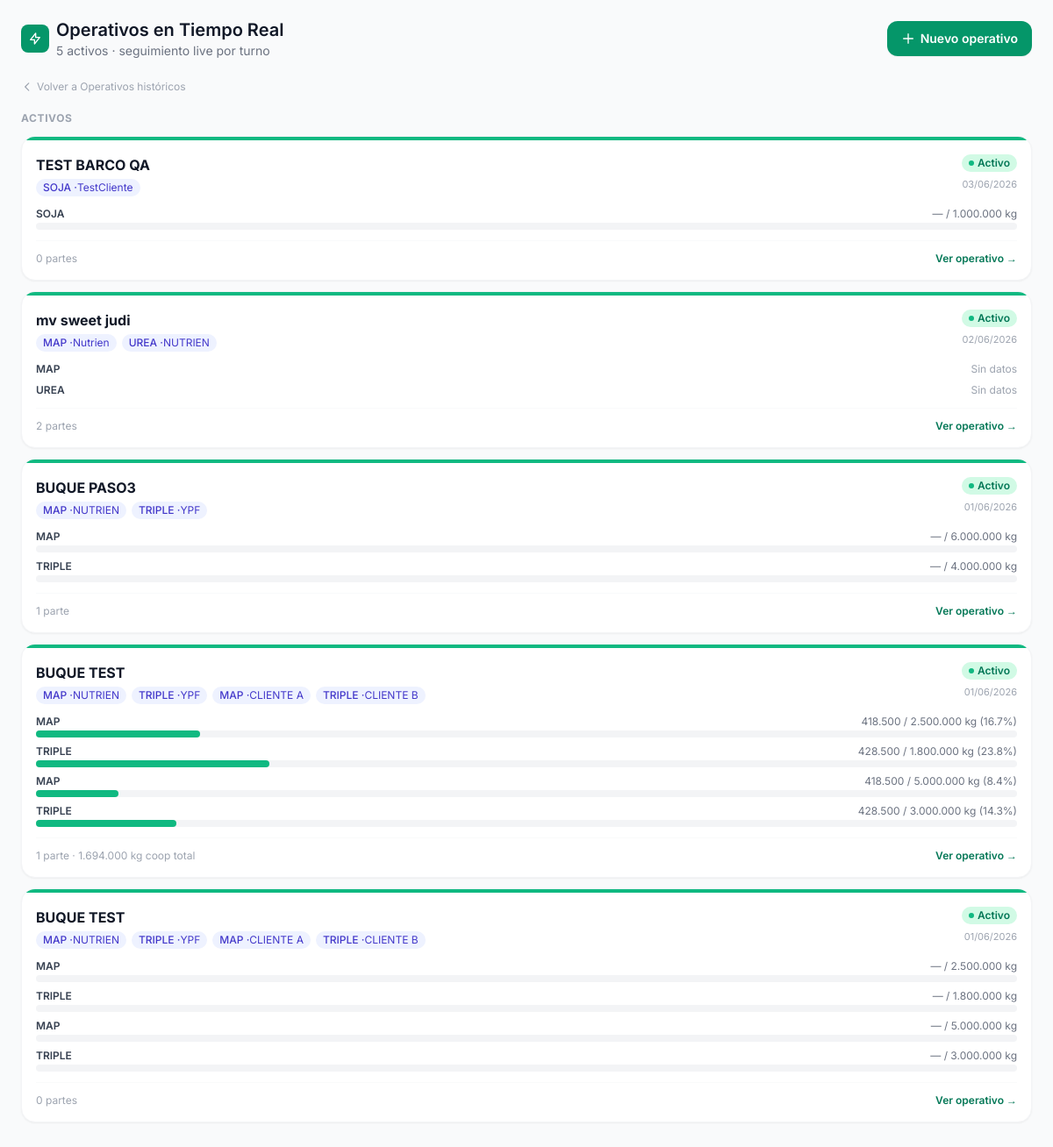
The page /operations/live (signed in) on the database its author committed.
### app/models_live.py (models this page shows)
class OperationLiveSession(Base):
    __tablename__ = "operation_live_sessions"
    id            = Column(Integer, primary_key=True, autoincrement=True)
    operation_id  = Column(
        Integer, ForeignKey("operations.id"), nullable=True, index=True
    )  # Fase 2: link a balanza. NULL en Fase 1.
    ship_name     = Column(String, nullable=False, index=True)
    status        = Column(String, nullable=False, default="active")
    created_at    = Column(DateTime, default=datetime.utcnow)
    finished_at   = Column(DateTime, nullable=True)
    created_by    = Column(String, nullable=True)   # nombre libre, sin FK a users
    closed_by     = Column(String, nullable=True)
    closing_notes = Column(Text, nullable=True)
    closed_at     = Column(DateTime, nullable=True)
    reconciled_at = Column(DateTime, nullable=True)
    products = relationship(
        "OperationLiveSessionProduct",
        back_populates="session",
        cascade="all, delete-orphan",
        order_by="OperationLiveSessionProduct.id",
    )
    shifts = relationship(
        "OperationLiveShift",
        back_populates="session",
        cascade="all, delete-orphan",
        order_by="OperationLiveShift.shift_number",
    )
    photos = relationship(
        "OperationLivePhoto",
        back_populates="session",
        cascade="all, delete-orphan",
        order_by="OperationLivePhoto.created_at",
        primaryjoin="OperationLivePhoto.session_id == OperationLiveSession.id",
    )
    invoices = relationship(
        "OperationLiveInvoice",
        back_populates="session",
        cascade="all, delete-orphan",
        order_by="OperationLiveInvoice.id",
    )
    reconciliations = relationship(
        "OperationLiveReconciliation",
        back_populates="session",
        cascade="all, delete-orphan",
        order_by="OperationLiveReconciliation.product",
    )

class OperationLiveSessionProduct(Base):
    __tablename__ = "operation_live_session_products"
    id            = Column(Integer, primary_key=True, autoincrement=True)
    session_id    = Column(
        Integer, ForeignKey("operation_live_sessions.id"), nullable=False, index=True
    )
    product       = Column(String, nullable=False)
    client        = Column(String, nullable=True)
    kg_contracted = Column(Integer, nullable=True)
    notes         = Column(Text, nullable=True)
    session = relationship("OperationLiveSession", back_populates="products")

### app/routers/operations_live.py (the view)
@router.get("", response_class=HTMLResponse)
async def list_live_sessions(
    request: Request,
    db: Session = Depends(get_db),
    current_user=Depends(require_role(*_LIVE_ROLES)),
):
    sessions_active = (
        db.query(OperationLiveSession)
        .filter(OperationLiveSession.status.in_(["active", "paused"]))
        .order_by(desc(OperationLiveSession.created_at))
        .all()
    )
    sessions_finished = (
        db.query(OperationLiveSession)
        .filter_by(status="finished")
        .order_by(desc(OperationLiveSession.finished_at))
        .limit(30)
        .all()
    )
    def _session_list_summary(session: OperationLiveSession) -> dict:
        all_shift_ids = [s.id for s in session.shifts]
        all_bodega_rows = (
            db.query(OperationLiveBodegaData)
            .filter(OperationLiveBodegaData.shift_id.in_(all_shift_ids))
            .all()
            if all_shift_ids else []
        )
        product_summaries = session_totals_by_product(
            all_bodega_rows, session.products
        )
        grand = session_grand_total(product_summaries)
        active_shift = next(
            (s for s in session.shifts if s.status == "open"), None
        )
        return {
            "product_summaries": product_summaries,
            "grand_total":       grand,
            "active_shift":      active_shift,
            "shift_count":       len(session.shifts),
        }
    active_summaries   = {s.id: _session_list_summary(s) for s in sessions_active}
    finished_summaries = {s.id: _session_list_summary(s) for s in sessions_finished}
    return templates.TemplateResponse(
        request,
        "operations/live/list.html",
        {
            "current_user":       current_user,
            "sessions_active":    sessions_active,
            "sessions_finished":  sessions_finished,
            "active_summaries":   active_summaries,
            "finished_summaries": finished_summaries,
        },
    )

### templates/operations/live/list.html (shortened to what this page needs)
{% extends "base.html" %}
{% block content %}
<div class="flex items-center justify-between mb-5">
  <div class="flex items-center gap-2">
    <span class="w-8 h-8 rounded-lg bg-emerald-600 flex items-center justify-center flex-shrink-0">
      <svg class="w-4 h-4 text-white" fill="none" stroke="currentColor" viewBox="0 0 24 24">
        <path stroke-linecap="round" stroke-linejoin="round" stroke-width="2"
          d="M13 10V3L4 14h7v7l9-11h-7z"/>
      </svg>
    </span>
    <div>
      <h1 class="text-xl font-semibold text-gray-900">Operativos en Tiempo Real</h1>
      <p class="text-sm text-gray-500">
        {{ sessions_active | length }} activo{% if sessions_active | length != 1 %}s{% endif %}
        · seguimiento live por turno
      </p>
    </div>
  </div>
  <a href="/operations/live/new"
    class="inline-flex items-center gap-1.5 bg-emerald-600 hover:bg-emerald-700 text-white text-sm font-semibold px-4 py-2.5 rounded-xl shadow-sm transition-colors">
    <svg class="w-4 h-4" fill="none" stroke="currentColor" viewBox="0 0 24 24">
      <path stroke-linecap="round" stroke-linejoin="round" stroke-width="2" d="M12 4v16m8-8H4"/>
    </svg>
    <span>Nuevo operativo</span>
  </a>
</div>
<a href="/operations" class="inline-flex items-center gap-1 text-xs text-gray-400 hover:text-gray-600 mb-5">
  <svg class="w-3.5 h-3.5" fill="none" stroke="currentColor" viewBox="0 0 24 24">
    <path stroke-linecap="round" stroke-linejoin="round" stroke-width="2" d="M15 19l-7-7 7-7"/>
  </svg>
  Volver a Operativos históricos
</a>
{% if sessions_active %}
<h2 class="text-xs font-bold text-gray-400 uppercase tracking-wider mb-3">Activos</h2>
<div class="space-y-3 mb-8">
  {% for session in sessions_active %}
  {% set summ = active_summaries[session.id] %}
  {% set grand = summ.grand_total %}
  <div class="bg-white rounded-2xl border border-gray-100 shadow-sm overflow-hidden">
    <div class="h-1 {% if session.status == 'active' %}bg-emerald-500{% else %}bg-amber-400{% endif %}"></div>
    <div class="p-4">
      <div class="flex items-start justify-between gap-3 mb-3">
        <div class="min-w-0">
          <a href="/operations/live/{{ session.id }}"
            class="text-base font-bold text-gray-900 hover:text-emerald-700 truncate block">
            {{ session.ship_name }}
          </a>
          <div class="flex flex-wrap gap-1.5 mt-1">
            {% for sp in session.products %}
            <span class="inline-flex items-center px-2 py-0.5 rounded-full text-xs font-medium bg-indigo-50 text-indigo-700">
              {{ sp.product }}{% if sp.client %} · <span class="font-normal">{{ sp.client }}</span>{% endif %}
            </span>
            {% endfor %}
          </div>
        </div>
        <div class="flex flex-col items-end gap-1.5 flex-shrink-0">
          {% if session.status == 'active' %}
          <span class="inline-flex items-center gap-1 px-2 py-0.5 rounded-full text-xs font-semibold bg-emerald-100 text-emerald-700">
            <span class="w-1.5 h-1.5 rounded-full bg-emerald-500 animate-pulse"></span>
            Activo
          </span>
          {% else %}
          <span class="inline-flex items-center gap-1 px-2 py-0.5 rounded-full text-xs font-semibold bg-amber-100 text-amber-700">
            <span class="w-1.5 h-1.5 rounded-full bg-amber-500"></span>
            Pausado
          </span>
          {% endif %}
          <span class="text-[11px] text-gray-400">{{ session.created_at | fmt_date }}</span>
        </div>
      </div>
      {% if summ.product_summaries %}
      <div class="space-y-2">
        {% for ps in summ.product_summaries %}
        <div>
          <div class="flex items-center justify-between text-xs mb-0.5">
            <span class="font-semibold text-gray-700">{{ ps.product }}</span>
            {% if ps.kg_contracted %}
            <span class="text-gray-500">
              {{ fmt_kg(ps.kg_coop) }} / {{ fmt_kg(ps.kg_contracted) }} kg
              {% if ps.progreso_pct is not none %}({{ ps.progreso_pct }}%){% endif %}
            </span>
            {% else %}
            <span class="text-gray-400">{{ fmt_kg(ps.kg_coop) if ps.kg_coop else 'Sin datos' }}</span>
            {% endif %}
          </div>
          {% if ps.kg_contracted and ps.kg_contracted > 0 %}
          <div class="w-full bg-gray-100 rounded-full h-2">
            <div class="bg-emerald-500 h-2 rounded-full transition-all"
              style="width: {{ [ps.progreso_pct or 0, 100] | min }}%"></div>
          </div>
          {% endif %}
        </div>
        {% endfor %}
      </div>
      {% endif %}
      <div class="flex items-center justify-between mt-3 pt-3 border-t border-gray-50">
        <span class="text-xs text-gray-400">
          {{ summ.shift_count }} parte{% if summ.shift_count != 1 %}s{% endif %}
          {% if grand.kg_coop %}· {{ fmt_kg(grand.kg_coop) }} kg coop total{% endif %}
        </span>
        <a href="/operations/live/{{ session.id }}"
          class="text-xs font-semibold text-emerald-700 hover:text-emerald-900">
          Ver operativo →
        </a>
      </div>
    </div>
  </div>
  {% endfor %}
</div>
{% endif %}
{% endblock %}

### templates/base.html (style rules this page uses)
body { font-family: 'Inter', sans-serif; }
a, button { transition: all .15s ease; }

### rows shown on the page
OperationLiveSession: ship_name "TEST BARCO QA", status "active" (drawn), created_at|fmt_date "03/06/2026", shift_count "0"
OperationLiveSessionProduct: product "SOJA", client "TestCliente", fmt_kg "—", kg_contracted "1.000.000"
OperationLiveSession: ship_name "mv sweet judi", status "active" (drawn), created_at|fmt_date "02/06/2026", shift_count "2"
OperationLiveSessionProduct: product "MAP", client "Nutrien", fmt_kg "Sin datos"
OperationLiveSessionProduct: product "UREA", client "NUTRIEN", fmt_kg "Sin datos"
OperationLiveSession: ship_name "BUQUE PASO3", status "active" (drawn), created_at|fmt_date "01/06/2026", shift_count "1"
OperationLiveSessionProduct: product "MAP", client "NUTRIEN", fmt_kg "—", kg_contracted "6.000.000"
OperationLiveSessionProduct: product "TRIPLE", client "YPF", fmt_kg "—", kg_contracted "4.000.000"
OperationLiveSession: ship_name "BUQUE TEST", status "active" (drawn), created_at|fmt_date "01/06/2026", shift_count "1", fmt_kg "1.694.000"
OperationLiveSessionProduct: product "MAP", client "NUTRIEN", fmt_kg "418.500", kg_contracted "2.500.000", progreso_pct "16.7"
OperationLiveSessionProduct: product "TRIPLE", client "YPF", fmt_kg "428.500", kg_contracted "1.800.000", progreso_pct "23.8"
OperationLiveSessionProduct: product "MAP", client "CLIENTE A", fmt_kg "418.500", kg_contracted "5.000.000", progreso_pct "8.4"
OperationLiveSessionProduct: product "TRIPLE", client "CLIENTE B", fmt_kg "428.500", kg_contracted "3.000.000", progreso_pct "14.3"
OperationLiveSession: ship_name "BUQUE TEST", status "active" (drawn), created_at|fmt_date "01/06/2026", shift_count "0"
OperationLiveSessionProduct: product "MAP", client "NUTRIEN", fmt_kg "—", kg_contracted "2.500.000"
OperationLiveSessionProduct: product "TRIPLE", client "YPF", fmt_kg "—", kg_contracted "1.800.000"
OperationLiveSessionProduct: product "MAP", client "CLIENTE A", fmt_kg "—", kg_contracted "5.000.000"
OperationLiveSessionProduct: product "TRIPLE", client "CLIENTE B", fmt_kg "—", kg_contracted "3.000.000"

### other values the page prints
{{ sessions_active | length }} "5"
